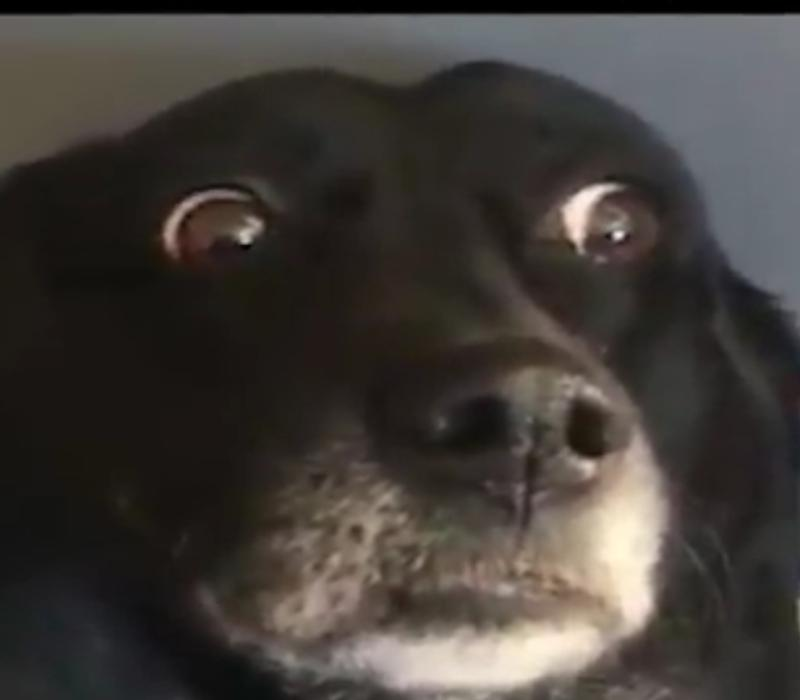
#> input picture resize_flip_crop_rotate_image/images/dog.jpeg, 800 x 700 px
$ jupyter execute resize_flip_crop_rotate_image.ipynb
#> lines starting #> are read from the running program, lines starting #| are printed output that depends on the picture
# Resize, Flip, Crop or Rotate an image

[cell 1]
#https://dzone.com/articles/how-to-rotate-mirror-photos-with-python

from PIL import Image

IMAGE_DIRECTORY = 'images/'
IMAGE_NAME = 'dog.jpeg'
ANGLE = 90

[cell 2]
def rotate_image(image_path, degrees_to_rotate, saved_location):
    '''
    Rotate the given image by the required degrees

    Arguments:
        image_path (str): The path to the image to edit
        degrees_to_rotate (int): The number of degrees to rotate the image
        saved_location (str): Path to save the image

    Returns:
        None
    '''
#> called with image_path = 'images/dog.jpeg', degrees_to_rotate = 90, saved_location = 'images/'
    input_image = Image.open(image_path)
#> input_image is the input picture: PIL image 800x700 RGB; mean R, G, B 65.5, 60.7, 56.6
    filepath, extension = image_path.rsplit('.', 1)
    output_image = input_image.rotate(degrees_to_rotate)
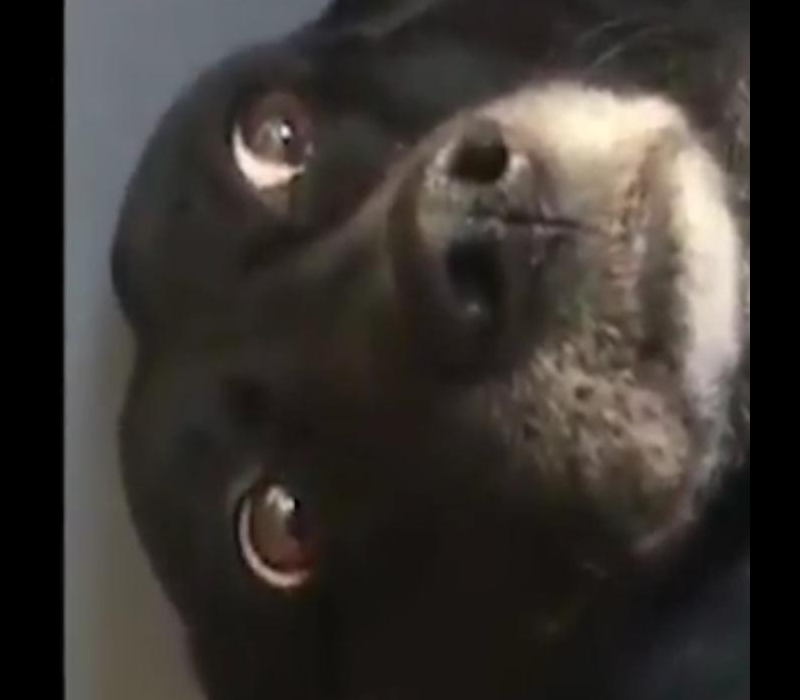
#> output_image: PIL image 800x700 RGB; mean R, G, B 58.6, 53.9, 49.9
    output_image.save(filepath + '_rotate_' + str(degrees_to_rotate) + '.' + extension)
    #output_image.show()

rotate_image(IMAGE_DIRECTORY + IMAGE_NAME, 90, IMAGE_DIRECTORY)

[cell 3]
def flip_image(image_path, saved_location):
    '''
    Flip the given image

    Arguments:
        image_path (str): The path to the image to edit
        saved_location (str): Path to save the image

    Returns:
        None
    '''
#> called with image_path = 'images/dog.jpeg', saved_location = 'images/'
    input_image = Image.open(image_path)
    filepath, extension = image_path.rsplit('.', 1)
    output_image = input_image.transpose(Image.FLIP_LEFT_RIGHT)
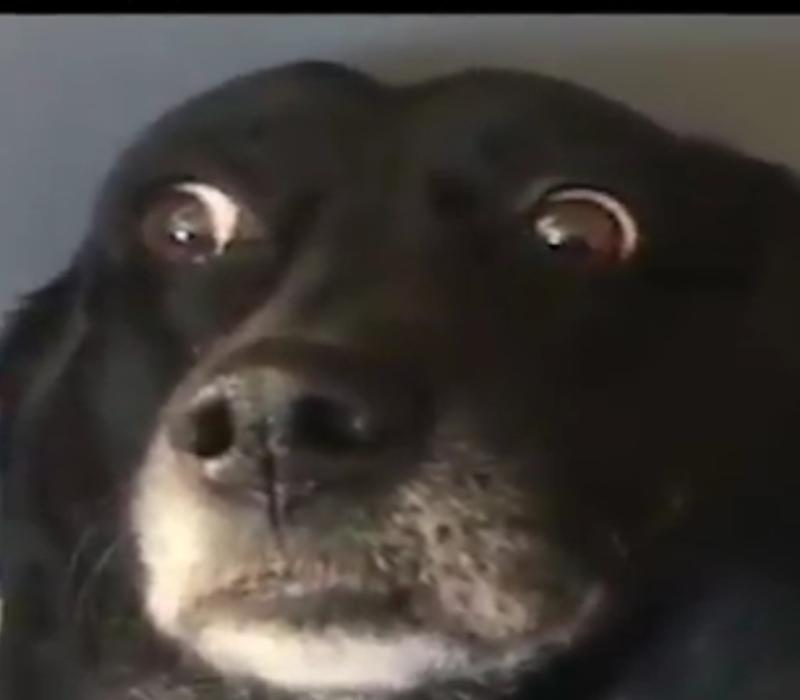
#> output_image: PIL image 800x700 RGB; mean R, G, B 65.5, 60.7, 56.6
    output_image.save(filepath + '_flip.' + extension)
    #output_image.show()

flip_image(IMAGE_DIRECTORY + IMAGE_NAME, IMAGE_DIRECTORY)

[cell 4]
def resize_image(image_path, size, saved_location):
    '''
    Resize the given image

    Arguments:
        image_path (str): The path to the image to edit
        dimension (tuple): Required (width, height)
        saved_location (str): Path to save the image

    Returns:
        None
    '''
#> called with image_path = 'images/dog.jpeg', size = (600, 500), saved_location = 'images/'
    input_image = Image.open(image_path)
    filepath, extension = image_path.rsplit('.', 1)
    output_image = input_image.resize(size)
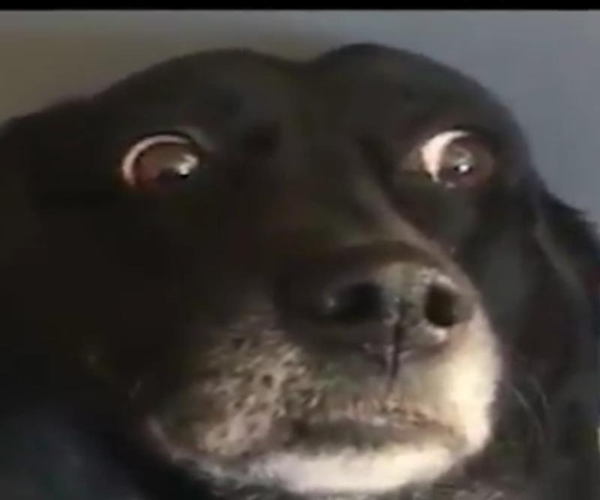
#> output_image: PIL image 600x500 RGB; mean R, G, B 65.5, 60.7, 56.6
    output_image.save(filepath + '_resize.' + extension)
    #output_image.show()

resize_image(IMAGE_DIRECTORY + IMAGE_NAME, (600, 500), IMAGE_DIRECTORY)

[cell 5]
def crop_image(image_path, saved_location):
    '''
    Crop the given image

    Arguments:
        image_path (str): The path to the image to edit
        saved_location (str): Path to save the image

    Returns:
        None
    '''
#> called with image_path = 'images/dog.jpeg', saved_location = 'images/'
    input_image = Image.open(image_path)
    filepath, extension = image_path.rsplit('.', 1)
    width, height = input_image.size
#> width = 800; height = 700
    left = width / 4
#> left = 200
    upper = height / 4
#> upper = 175
    right = width * 3 / 4
#> right = 600
    lower = height * 3 / 4
#> lower = 525
    output_image = input_image.crop((left, upper, right, lower))
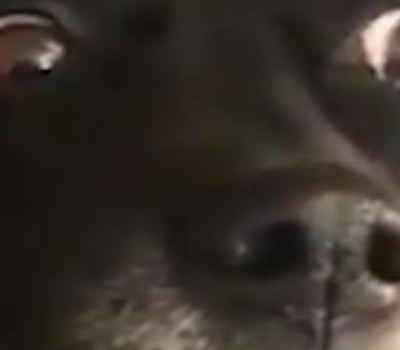
#> output_image: PIL image 400x350 RGB; mean R, G, B 53.6, 46.6, 40.8
    output_image.save(filepath + '_crop.' + extension)
    #output_image.show()

crop_image(IMAGE_DIRECTORY + IMAGE_NAME, IMAGE_DIRECTORY)
